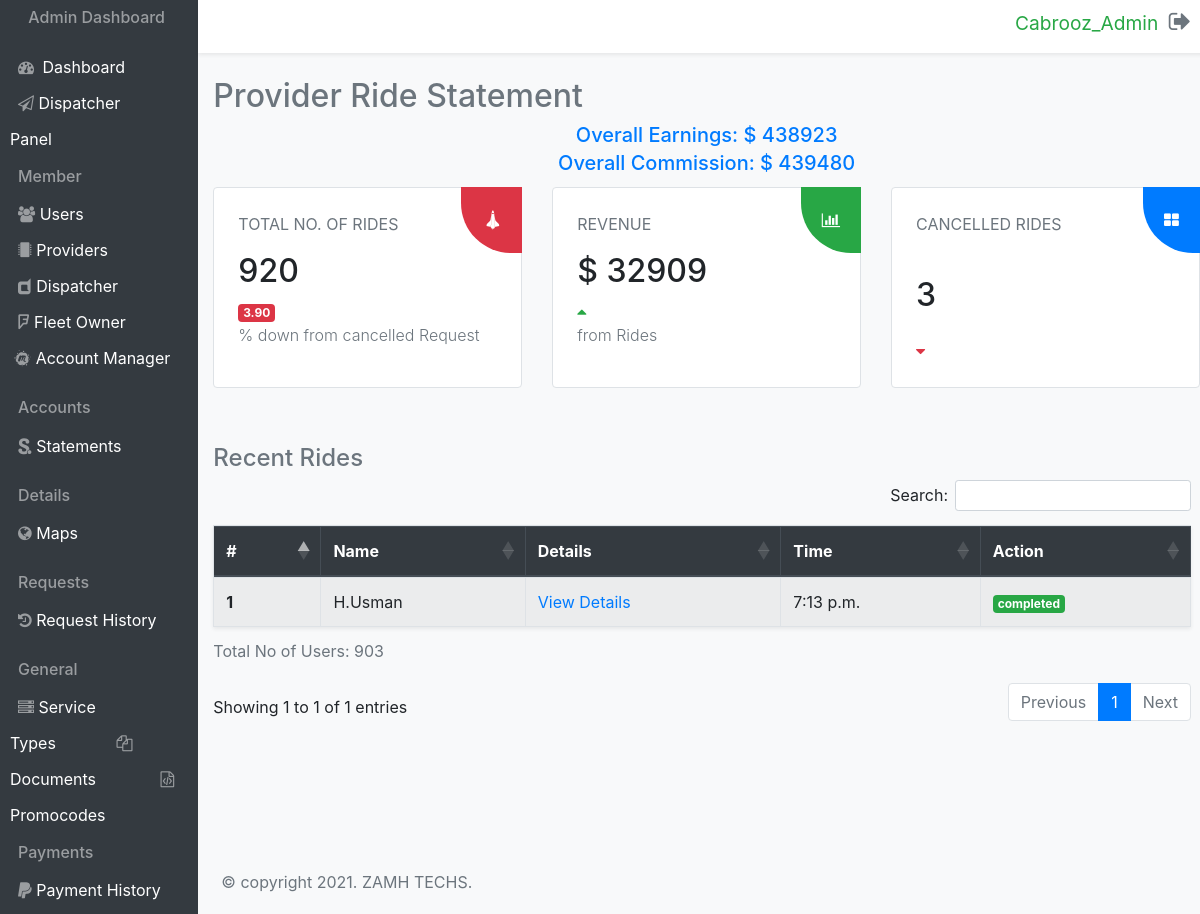
The app's page /statements/ (signed in) with its own data.
### cabroozadmin/models.py (models this page shows, shortened)
class Statement(models.Model):
    user = models.ForeignKey(User, on_delete=models.SET_NULL, null=True)
    overallearnings = models.CharField(max_length=255, null=True, blank=True)
    overallcommission = models.CharField(max_length=255, null=True, blank=True)

class Dashboard(models.Model):
    totalnoofrides = IntegerField(null=True, blank=True)
    cancelledpercentage = DecimalField(max_digits=4, null=True, blank=True, decimal_places=2)
    totalrevenue = IntegerField(null=True, blank=True)
    fromtotalrides = IntegerField(null=True, blank=True)
    noservicetypes = IntegerField(null=True, blank=True)
    dashboardtotalrides = IntegerField(null=True, blank=True)
    forpercentrides = DecimalField(max_digits=4, null=True, blank=True, decimal_places=2)
    cancelledcount = IntegerField(null=True, blank=True)
    providercancelledcount = IntegerField(null=True, blank=True)
    nooffleet = IntegerField(null=True, blank=True)
    noscheduledrides = IntegerField(null=True, blank=True)
    totalusers = IntegerField(null=True, blank=True)

class Dispatcher(models.Model):
    user = models.ForeignKey(User, on_delete=models.SET_NULL, null=True)
    dispatchername = models.CharField(max_length=255, null=True, blank=True)
    time = models.TimeField(auto_now_add=True)
    action = models.CharField(max_length=65, null=True, blank=True)

### cabroozadmin/views.py (the view)
# urls.py: path('statements/', views.statements, name="statements"),
@login_required
def statements(request):
    statement = Statement.objects.all()
    dispatcher = Dispatcher.objects.all()
    dashboard = Dashboard.objects.all()
    return render(request, 'cabroozadmin/statements.html', {"statement":statement, "dispatcher":dispatcher, "dashboard":dashboard} )

### cabroozadmin/templates/cabroozadmin/statements.html (shortened to what this page needs)
{% load static %}
<!DOCTYPE html>
<html lang="en">
<head>
    <link rel="stylesheet" href="https://stackpath.bootstrapcdn.com/bootstrap/4.5.2/css/bootstrap.min.css">
    <link rel="stylesheet" href="https://stackpath.bootstrapcdn.com/bootstrap/4.5.2/css/bootstrap.min.css">
    <link rel="stylesheet" href="https://cdnjs.cloudflare.com/ajax/libs/twitter-bootstrap/4.5.2/css/bootstrap.css">
    <link rel="stylesheet" href="https://cdn.datatables.net/1.10.25/css/dataTables.bootstrap4.min.css">
    <link rel="stylesheet" href="https://cdn.datatables.net/responsive/2.2.9/css/responsive.bootstrap4.min.css">
    <link rel="stylesheet" href="https://stackpath.bootstrapcdn.com/font-awesome/4.7.0/css/font-awesome.min.css">
    <link rel="stylesheet" href="https://stackpath.bootstrapcdn.com/font-awesome/4.7.0/css/font-awesome.min.css">
    <link rel="stylesheet" href={% static 'css/style.css' %}>
</head>
<body class="bg-light">
    <section>
        <div class="row">
            <div class="col-md-2 bg-dark txt_mbl-cntr">
                <h6 class="mb-3 text-white-50 text-center mt-2">Admin Dashboard</h6>
                <a href={% url 'Home' %} class="side_hvr">
                    <span class="my-4">
                        <i class="fa fa-dashboard text-white-50 mr-1 my-3 ml-2"></i>
                        <span class="text-white mr-5">Dashboard</span>
                    </span>
                </a>
                <a href={% url 'Home' %} class="side_hvr">
                    <span class="my-4">
                        <i class="fa fa-send-o text-white-50 mb-3 ml-2"></i>
                        <span class="text-white mr-4">Dispatcher Panel</span>
                    </span>
                </a>
                <h6 class="mb-3 text-white-50 ml-2 mt-3">Member</h6>
                <a href={% url 'users' %} class="side_hvr">
                    <span class="my-4">
                        <i class="fa fa-users text-white-50 mb-3 ml-2"></i>
                        <span class="text-white mr-5 pr-5">Users</span>
                    </span>
                </a>
                <a href={% url 'providers' %} class="side_hvr">
                    <span class="my-4">
                        <i class="fa fa-microchip text-white-50 mb-3 ml-2"></i>
                        <span class="text-white mr-5 pr-4">Providers</span>
                    </span>
                </a>
                <a href={% url 'dispatcher' %} class="side_hvr">
                    <span class="my-4">
                        <i class="fa fa-dashcube text-white-50 mb-3 ml-2"></i>
                        <span class="text-white mr-5 pr-3">Dispatcher</span>
                    </span>
                </a>
                <a href={% url 'fleetowner' %} class="side_hvr">
                    <span class="my-4">
                        <i class="fa fa-foursquare text-white-50 mb-3 ml-2"></i>
                        <span class="text-white mr-5 pr-1">Fleet Owner</span>
                    </span>
                </a>
                <a href={% url 'Home' %} class="side_hvr">
                    <span class="my-4">
                        <i class="fa fa-meetup text-white-50 mb-3 ml-1"></i>
                        <span class="text-white">Account Manager</span>
                    </span>
                </a>
                <h6 class="mb-3 text-white-50 ml-2 mt-3">Accounts</h6>
                <a href={% url 'statements' %} class="side_hvr">
                    <span class="my-4">
                        <i class="fa fa-scribd text-white-50 mb-3 ml-2"></i>
                        <span class="text-white mr-3">Statements</span>
                    </span>
                </a>
                <h6 class="mb-3 text-white-50 ml-2 mt-3">Details</h6>
                <a href={% url 'maps' %} class="side_hvr">
                    <span class="my-4">
                        <i class="fa fa-globe text-white-50 mb-3 ml-2"></i>
                        <span class="text-white mr-5 pr-5">Maps</span>
                    </span>
                </a>
                <h6 class="mb-3 text-white-50 ml-2 mt-3">Requests</h6>
                <a href={% url 'reqhistory' %} class="side_hvr">
                    <span class="my-4">
                        <i class="fa fa-history text-white-50 mb-3 ml-2"></i>
                        <span class="text-white mr-4">Request History</span>
                    </span>
                </a>
                <h6 class="mb-3 text-white-50 ml-2 mt-3">General</h6>
                <a href={% url 'servicetype' %} class="side_hvr">
                    <span class="my-4">
                        <i class="fa fa-server text-white-50 mb-3 ml-2"></i>
                        <span class="text-white mr-5">Service Types</span>
                    </span>
                </a>
                <a href={% url 'documents' %} class="side_hvr">
                    <span class="my-4">
                        <i class="fa fa-files-o text-white-50 mb-3 ml-2"></i>
                        <span class="text-white mr-5 pr-1">Documents</span>
                    </span>
                </a>
                <a href={% url 'promocodes' %} class="side_hvr">
                    <span class="my-4">
                        <i class="fa fa-file-code-o text-white-50 mb-3 ml-2"></i>
                        <span class="text-white">Promocodes</span>
                    </span>
                </a>
                <h6 class="mb-3 text-white-50 ml-2 mt-3">Payments</h6>
                <a href={% url 'Home' %} class="side_hvr">
                    <span class="my-4">
                        <i class="fa fa-paypal text-white-50 mb-3 ml-2"></i>
                        <span class="text-white">Payment History</span>
                    </span>
                </a>
            </div>
            <div class="col-md-10">
                <div class="row bg-white shadow-sm">
                    <span class="ml-auto p-2 mr-3 h4">
                        <a href={% url 'Login' %} class="undrline">
                            <small class="text-success mr-1">{{user.username}}</small>
                            <i class="fa fa-sign-out text-muted"></i>
                        </a>
                    </span>
                </div>
                <h2 class="text-left text-muted mb-1 mt-4"> Provider Ride Statement </h2>
                <div class="text-center m-auto text-primary">
                    <h5 class="mb-1 mt-2"> Overall Earnings: <span>$
                        {% for price in statement %}
                            {{price.overallearnings}}
                        {% endfor %}
                    </span> </h5>
                    <h5 class="mb-1"> Overall Commission: <span>$
                        {% for price in statement %}
                            {{price.overallcommission}}
                        {% endfor %}
                    </span> </h5>
                </div>
                <div class="row">
                    <div class="col-md-4 my-2">
                        <span class="float-right top-0 right-box bg-danger border-danger"><i class="fa fa-space-shuttle text-white right-box1"></i></span>
                        <div class="border bg-white rounded p-4">
                            <p class="text-muted">TOTAL NO. OF RIDES</p>
                            <h2>
                                {% for rides in dashboard %}
                                    {{rides.totalnoofrides}}
                                {% endfor %}
                            </h2>
                            <span class="badge badge-danger">
                                {% for rides in dashboard %}
                                    {{rides.cancelledpercentage}}
                                {% endfor %}
                            </span>
                            <p class="text-muted font-weight-light">% down from cancelled Request</p>
                        </div>
                    </div>
                    <div class="col-md-4 my-2">
                        <span class="float-right top-0 right-box bg-success border-success"><i class="fa fa-bar-chart text-white"></i></span>
                        <div class="border bg-white rounded p-4">
                            <p class="text-muted">REVENUE</p>
                            <h2>$
                                {% for revenue in dashboard %}
                                    {{revenue.totalrevenue}}
                                {% endfor %}
                            </h2>
                            <i class="fa fa-caret-up text-success"></i>
                            <p class="text-muted font-weight-light">from
                                 Rides</p>
                        </div>
                    </div>
                    <div class="col-md-4 my-2">
                        <span class="float-right top-0 right-box bg-primary border-primary"><i class="fa fa-th-large text-white"></i></span>
                        <div class="border bg-white rounded p-4">
                            <p class="text-muted pb-4">CANCELLED RIDES</p>
                            <h2 class="pb-3">
                                {% for cancelrides in dashboard %}
                                    {{cancelrides.cancelledcount}}
                                {% endfor %}
                            </h2>
                            <i class="fa fa-caret-down text-danger"></i>
                        </div>
                    </div>
                    <div class="container-fluid pr-4 mt-4">
                        <h4 class="text-left text-muted mb-2 mt-4"> Recent Rides </h4>
                        <table id="example" class="table table-hover table-striped mb-5 shadow-sm border-bottom table-bordered">
                            <small><caption>Total No of Users: <span> 903</span></caption></small>
                            <thead class="thead-dark">
                              <tr>
                                <th scope="col">#</th>
                                <th scope="col">Name</th>
                                <th scope="col">Details</th>
                                <th scope="col">Time</th>
                                <th scope="col">Action</th>
                              </tr>
                            </thead>
                            <tbody>
                                {% for data in dispatcher %}
                              <tr>
                                <th scope="row">{{data.id}}</th>
                                <td>{{data.dispatchername}}</td>
                                <td><a href="#">View Details</a></td>
                                <td>{{data.time}}</td>
                                <td><span class="badge badge-success">{{data.action}}</span></td>
                              </tr>
                              {% endfor %}
                            </tbody>
                          </table>
                    </div>
                </div>
                <footer class="mt-5 w-100 pt-2" style="position: absolute; bottom: 0;">
                    <p class="text-muted pt-2 px-2 pb-1">&copy; copyright 2021. ZAMH TECHS.</p>
                </footer>
            </div>
        </div>
    </section>
</body>
</html>

### cabroozadmin/static/css/style.css (style rules this page uses)
.right-box { padding: 21px; border-bottom-left-radius: 50px 50px; border-bottom-right-radius: -20px -50px; border-top-left-radius: -10px 50px; }
.right-box1 { transform: rotate(270deg); }
.undrline { text-decoration: none; }

### cabroozadmin/templates/cabroozadmin/statements.html (style rules this page uses)
body { overflow-x: hidden; margin-left: 10px; }

### records on screen
Statement: overallearnings "438923", overallcommission "439480"
Dashboard: totalnoofrides "920", cancelledpercentage "3.90", totalrevenue "32909", cancelledcount "3"
Dispatcher: id "1", dispatchername "H.Usman", time "7:13 p.m.", action "completed"

### other values on screen
{{ user.username }} "Cabrooz_Admin"
